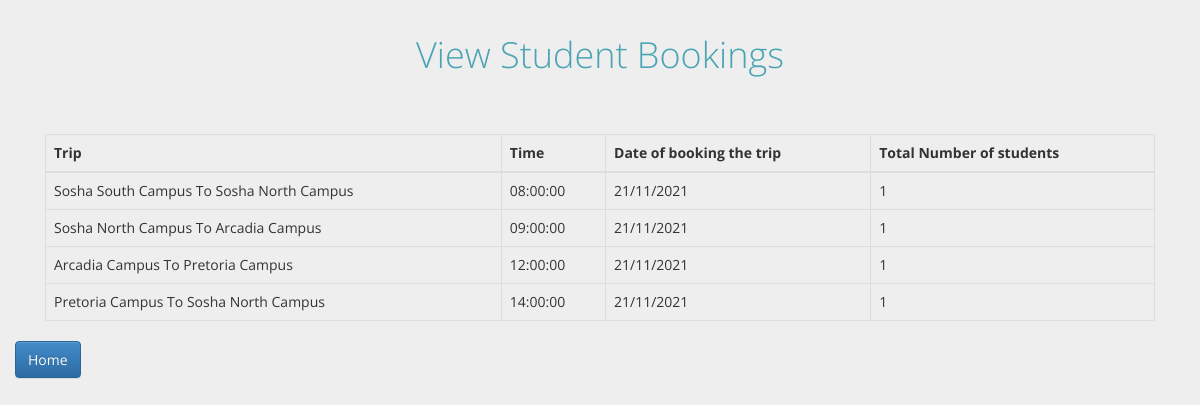
The page /admin/reservations.php on the database its author committed.
### tables this page shows
CREATE TABLE `book_reservation` (
  `br_id` int(10) NOT NULL,
  `br_student_surname` text NOT NULL,
  `br_student_id` int(10) NOT NULL,
  `br_student_number` int(10) NOT NULL,
  `br_start_and_destination` text NOT NULL,
  `br_time` time NOT NULL,
  `br_date` text NOT NULL
);

### admin/reservations.php (the view, shortened to what this page needs)
<?php
include_once '../database/dbConn.php';
  ?>
  <!DOCTYPE html>
  <head>
    <link href="account/css/bootstrap.min.css" rel="stylesheet" type="text/css">
    <link href="account/css/bootstrap-theme.min.css" rel="stylesheet" type="text/css">
    <link href="account/css/templatemo_style.css" rel="stylesheet" type="text/css">
  </head>
  <body class="templatemo-bg-gray">
    <h1 class="margin-bottom-15">View Student Bookings</h1>
    <br>
    <div class="container">
      <div class="col-md-12">
        <br>
     <table class="table table-bordered">
    <thead>
      <tr>
      	<th scope="col">Trip</th>
        <th scope="col">Time</th>
        <th scope="col">Date of booking the trip</th>
        <th scope="col">Total Number of students</th>
      </tr>
    </thead>
    <tbody>
    <?php
    $sql="SELECT br_id, br_start_and_destination,br_time,br_date, COUNT(*) AS 'tot_trips'
  FROM book_reservation
  GROUP BY br_start_and_destination,br_time
  ORDER BY br_time ASC;";
    $result=mysqli_query($conn,$sql);
    $numRows = mysqli_num_rows($result);
    if($numRows>0)
    {
    		while($row = mysqli_fetch_assoc($result))
    		{
        $trip=$row['br_start_and_destination'];
        $time= $row['br_time'];
        $countTrips=$row['tot_trips'];
        $date=$row['br_date'];
        echo "<tr>
        <td>$trip</td>
       <td>$time</td>
      <td>$date</td>
      <td>$countTrips</td>";
        }
    }
    	else
    	{
    		echo "<td colspan='9'>No bookings found</td>";
    	}
   ?>
    </tbody>
  </table>
	</div>
</div>
<br>
<div class="col-lg-3">
<a class="btn btn-primary" href="a_interface.php"><i class="fa fa-home "></i> Home</a>
</div>
<br>
<br>
  </body>
  </html>

### admin/account/css/templatemo_style.css (style rules this page uses)
*, body { font-family: 'Open Sans', sans-serif; }
body { margin-bottom: 30px; }
h1 { font-weight: 300; font-size: 36px; line-height: normal; margin: auto; margin-top: 30px; text-align: center; }
.table { margin-bottom: 0; }
.table>thead>tr>th, .table>tbody>tr>th, .table>tfoot>tr>th, .table>thead>tr>td, .table>tbody>tr>td, .table>tfoot>tr>td { vertical-align: middle; }
.templatemo-bg-gray { background-color: #eee; }
.templatemo-bg-gray h1 { color: rgb(74, 164, 180); }
.margin-bottom-15 { margin-bottom: 15px; }

### rows shown on the page
book_reservation: br_start_and_destination "Sosha South Campus To Sosha North Campus", br_time "08:00:00", br_date "21/11/2021", countTrips "1"
book_reservation: br_start_and_destination "Sosha North Campus To Arcadia Campus", br_time "09:00:00", br_date "21/11/2021", countTrips "1"
book_reservation: br_start_and_destination "Arcadia Campus To Pretoria Campus", br_time "12:00:00", br_date "21/11/2021", countTrips "1"
book_reservation: br_start_and_destination "Pretoria Campus To Sosha North Campus", br_time "14:00:00", br_date "21/11/2021", countTrips "1"
